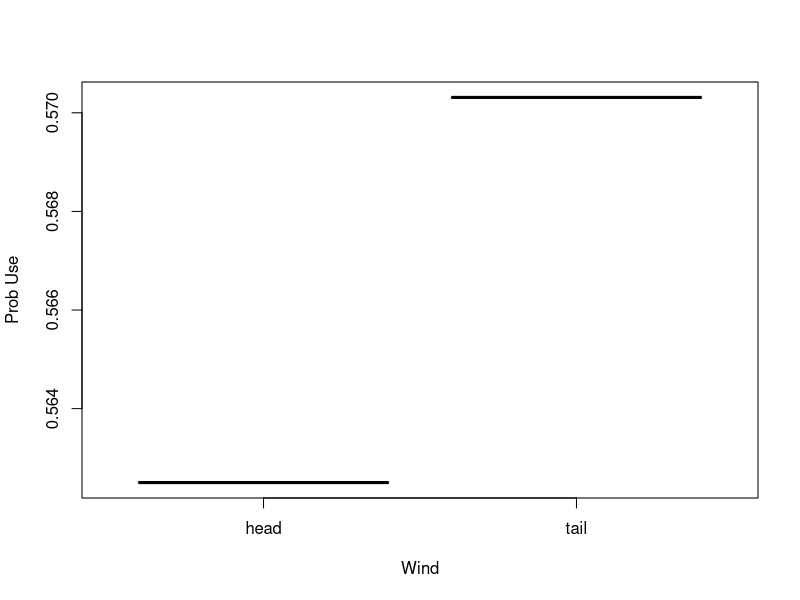
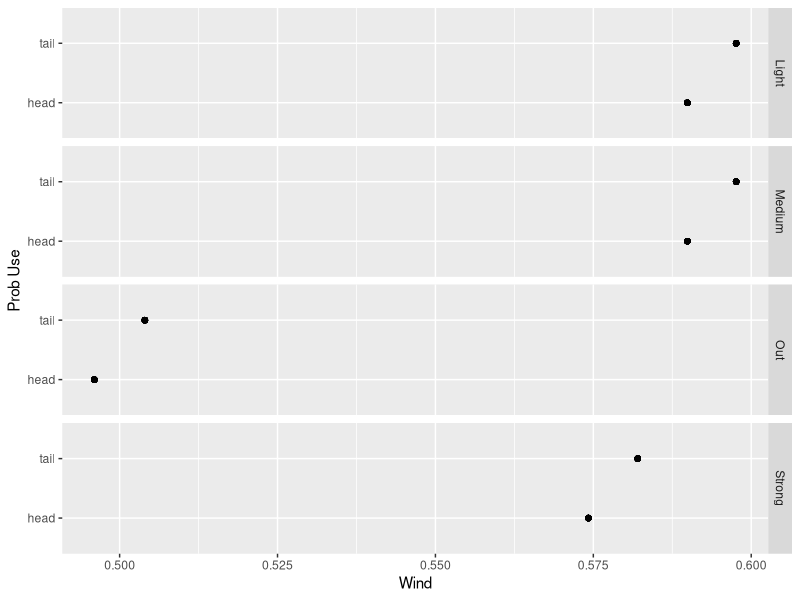
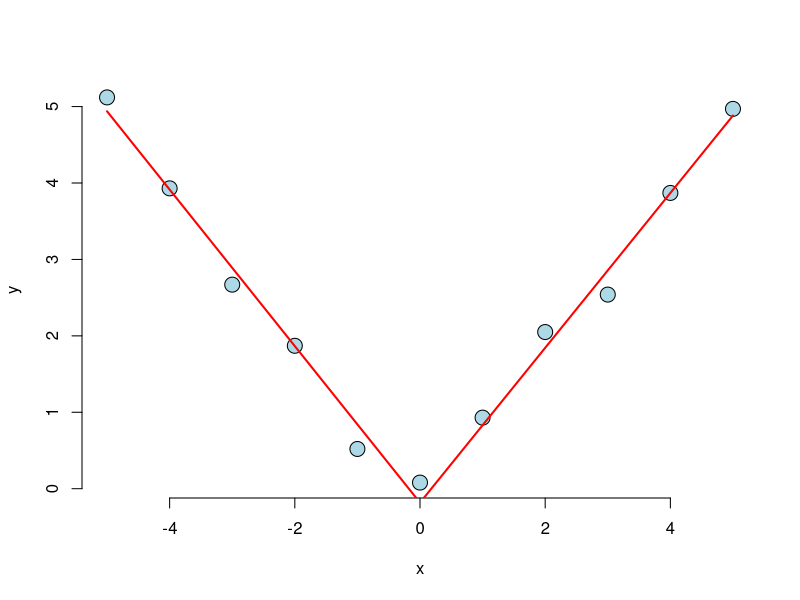

R code for these plots, in order:
## ---- chunk 1
knitr::opts_chunk$set(echo = TRUE)
## ---- chunk 2
library(MASS)
## ---- chunk 3
shuttle$useBin = 1 * (shuttle$use == "auto")
shuttle$windBin = 1 * (shuttle$wind == "head")
## ---- chunk 4
q1fit <- glm(formula = useBin ~ windBin, data = shuttle, family = binomial)
summary(q1fit)
## ---- chunk 5
plot(shuttle$wind, q1fit$fitted, pch=19, col="blue", 
     xlab="Wind", ylab="Prob Use")
## ---- chunk 6
exp(q1fit$coef[2])
## ---- chunk 7
library(MASS)
## ---- chunk 8
shuttle$useBin = 1 * (shuttle$use == "auto")
shuttle$windBin = 1 * (shuttle$wind == "head")
## ---- chunk 9
q2fit <- glm(formula = useBin ~ windBin + magn, 
             data = shuttle, family = binomial)
summary(q2fit)
## ---- chunk 10
library(ggplot2)
plotdata = data.frame(wind = shuttle$wind, 
                      fitted = q2fit$fitted, 
                      magn = shuttle$magn)
ggplot(data = plotdata, aes(fitted, wind)) + 
    geom_point() + 
    facet_grid(magn ~ .) + 
    xlab("Wind") + ylab("Prob Use")
## ---- chunk 11
exp(q2fit$coef[2])
## ---- chunk 12
data("InsectSprays")
## ---- chunk 13
q4fit = glm(data = InsectSprays, 
            formula = count ~ I(relevel(spray, ref = "B")),
            family = poisson)
summary(q4fit)
## ---- chunk 14
exp(q4fit$coef[2])
## ---- chunk 15
x <- -5:5
y <- c(5.12, 3.93, 2.67, 1.87, 0.52, 0.08, 0.93, 2.05, 2.54, 3.87, 4.97)
## ---- chunk 16
knots = c(0)
splineTerms = sapply(knots, function(knot) (x > knot) * (x - knot))
xMat = cbind(1, x, splineTerms)
q6fit = lm(y ~ xMat - 1)
summary(q6fit)
## ---- chunk 17
yhat <- predict(q6fit)
plot(x, y, frame = FALSE, pch = 21, bg = "lightblue", cex = 2)
lines(x, yhat, col = "red", lwd = 2)
## ---- chunk 18
q6fit$coef[2]+q6fit$coef[3]
